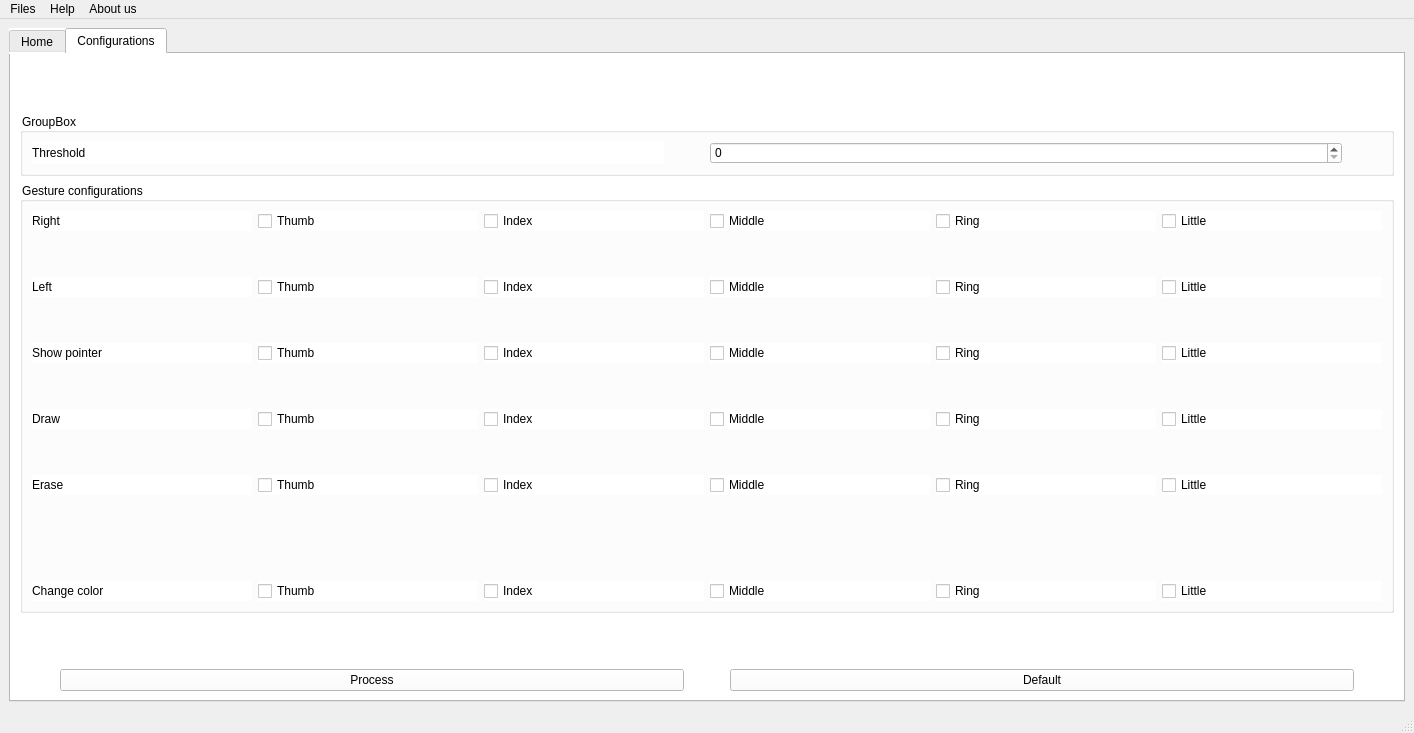
<?xml version="1.0" encoding="UTF-8"?>
<ui version="4.0">
 <class>MainWindow</class>
 <widget class="QMainWindow" name="MainWindow">
  <property name="geometry">
   <rect>
    <x>0</x>
    <y>0</y>
    <width>1414</width>
    <height>733</height>
   </rect>
  </property>
  <property name="windowTitle">
   <string>MainWindow</string>
  </property>
  <widget class="QWidget" name="centralwidget">
   <layout class="QGridLayout" name="gridLayout">
    <item row="0" column="0">
     <widget class="QTabWidget" name="tabWidget">
      <property name="sizePolicy">
       <sizepolicy hsizetype="Expanding" vsizetype="Expanding">
        <horstretch>0</horstretch>
        <verstretch>0</verstretch>
       </sizepolicy>
      </property>
      <property name="styleSheet">
       <string notr="true">background-color: rgb(255, 255, 255)</string>
      </property>
      <property name="currentIndex">
       <number>1</number>
      </property>
      <widget class="QWidget" name="Home">
       <attribute name="title">
        <string>Home</string>
       </attribute>
       <layout class="QHBoxLayout" name="horizontalLayout_3">
        <item>
         <widget class="QLabel" name="label_15">
          <property name="text">
           <string/>
          </property>
          <property name="pixmap">
           <pixmap>C:/Users/Billal/Pictures/Capture10.PNG</pixmap>
          </property>
          <property name="scaledContents">
           <bool>true</bool>
          </property>
         </widget>
        </item>
        <item>
         <layout class="QGridLayout" name="gridLayout_2">
          <item row="0" column="0">
           <widget class="QLabel" name="label">
            <property name="text">
             <string/>
            </property>
            <property name="pixmap">
             <pixmap>C:/Users/Billal/Downloads/undraw_Slider_re_ch7w.png</pixmap>
            </property>
            <property name="scaledContents">
             <bool>true</bool>
            </property>
           </widget>
          </item>
         </layout>
        </item>
       </layout>
      </widget>
      <widget class="QWidget" name="tab_2">
       <attribute name="title">
        <string>Configurations</string>
       </attribute>
       <layout class="QGridLayout" name="gridLayout_3">
        <item row="2" column="0">
         <widget class="QGroupBox" name="groupBox">
          <property name="title">
           <string>Gesture configurations</string>
          </property>
          <layout class="QGridLayout" name="gridLayout_4">
           <item row="0" column="0">
            <layout class="QGridLayout" name="gridLayout_11">
             <item row="1" column="0">
              <spacer name="verticalSpacer_7">
               <property name="orientation">
                <enum>Qt::Vertical</enum>
               </property>
               <property name="sizeType">
                <enum>QSizePolicy::Minimum</enum>
               </property>
               <property name="sizeHint" stdset="0">
                <size>
                 <width>20</width>
                 <height>40</height>
                </size>
               </property>
              </spacer>
             </item>
             <item row="9" column="0">
              <spacer name="verticalSpacer_8">
               <property name="orientation">
                <enum>Qt::Vertical</enum>
               </property>
               <property name="sizeType">
                <enum>QSizePolicy::Ignored</enum>
               </property>
               <property name="sizeHint" stdset="0">
                <size>
                 <width>20</width>
                 <height>40</height>
                </size>
               </property>
              </spacer>
             </item>
             <item row="3" column="0">
              <spacer name="verticalSpacer_10">
               <property name="orientation">
                <enum>Qt::Vertical</enum>
               </property>
               <property name="sizeType">
                <enum>QSizePolicy::Minimum</enum>
               </property>
               <property name="sizeHint" stdset="0">
                <size>
                 <width>20</width>
                 <height>40</height>
                </size>
               </property>
              </spacer>
             </item>
             <item row="7" column="0">
              <spacer name="verticalSpacer_11">
               <property name="orientation">
                <enum>Qt::Vertical</enum>
               </property>
               <property name="sizeType">
                <enum>QSizePolicy::Minimum</enum>
               </property>
               <property name="sizeHint" stdset="0">
                <size>
                 <width>20</width>
                 <height>40</height>
                </size>
               </property>
              </spacer>
             </item>
             <item row="5" column="0">
              <spacer name="verticalSpacer_12">
               <property name="orientation">
                <enum>Qt::Vertical</enum>
               </property>
               <property name="sizeType">
                <enum>QSizePolicy::Minimum</enum>
               </property>
               <property name="sizeHint" stdset="0">
                <size>
                 <width>20</width>
                 <height>40</height>
                </size>
               </property>
              </spacer>
             </item>
             <item row="10" column="0">
              <spacer name="verticalSpacer_13">
               <property name="orientation">
                <enum>Qt::Vertical</enum>
               </property>
               <property name="sizeType">
                <enum>QSizePolicy::Minimum</enum>
               </property>
               <property name="sizeHint" stdset="0">
                <size>
                 <width>20</width>
                 <height>40</height>
                </size>
               </property>
              </spacer>
             </item>
             <item row="4" column="0">
              <layout class="QHBoxLayout" name="horizontalLayout_18">
               <item>
                <widget class="QLabel" name="label_9">
                 <property name="sizePolicy">
                  <sizepolicy hsizetype="Preferred" vsizetype="Preferred">
                   <horstretch>0</horstretch>
                   <verstretch>0</verstretch>
                  </sizepolicy>
                 </property>
                 <property name="text">
                  <string>Show pointer</string>
                 </property>
                </widget>
               </item>
               <item>
                <widget class="QCheckBox" name="checkBox_31">
                 <property name="text">
                  <string>Thumb</string>
                 </property>
                </widget>
               </item>
               <item>
                <widget class="QCheckBox" name="checkBox_32">
                 <property name="text">
                  <string>Index</string>
                 </property>
                </widget>
               </item>
               <item>
                <widget class="QCheckBox" name="checkBox_33">
                 <property name="text">
                  <string>Middle</string>
                 </property>
                </widget>
               </item>
               <item>
                <widget class="QCheckBox" name="checkBox_34">
                 <property name="text">
                  <string>Ring</string>
                 </property>
                </widget>
               </item>
               <item>
                <widget class="QCheckBox" name="checkBox_35">
                 <property name="text">
                  <string>Little</string>
                 </property>
                </widget>
               </item>
              </layout>
             </item>
             <item row="11" column="0">
              <layout class="QHBoxLayout" name="horizontalLayout_19">
               <item>
                <widget class="QLabel" name="label_10">
                 <property name="sizePolicy">
                  <sizepolicy hsizetype="Preferred" vsizetype="Preferred">
                   <horstretch>0</horstretch>
                   <verstretch>0</verstretch>
                  </sizepolicy>
                 </property>
                 <property name="text">
                  <string>Change color</string>
                 </property>
                </widget>
               </item>
               <item>
                <widget class="QCheckBox" name="checkBox_36">
                 <property name="text">
                  <string>Thumb</string>
                 </property>
                </widget>
               </item>
               <item>
                <widget class="QCheckBox" name="checkBox_37">
                 <property name="text">
                  <string>Index</string>
                 </property>
                </widget>
               </item>
               <item>
                <widget class="QCheckBox" name="checkBox_38">
                 <property name="text">
                  <string>Middle</string>
                 </property>
                </widget>
               </item>
               <item>
                <widget class="QCheckBox" name="checkBox_39">
                 <property name="text">
                  <string>Ring</string>
                 </property>
                </widget>
               </item>
               <item>
                <widget class="QCheckBox" name="checkBox_40">
                 <property name="text">
                  <string>Little</string>
                 </property>
                </widget>
               </item>
              </layout>
             </item>
             <item row="0" column="0">
              <layout class="QHBoxLayout" name="horizontalLayout_20">
               <item>
                <widget class="QLabel" name="label_11">
                 <property name="sizePolicy">
                  <sizepolicy hsizetype="Preferred" vsizetype="Preferred">
                   <horstretch>0</horstretch>
                   <verstretch>0</verstretch>
                  </sizepolicy>
                 </property>
                 <property name="text">
                  <string>Right</string>
                 </property>
                </widget>
               </item>
               <item>
                <widget class="QCheckBox" name="checkBox_41">
                 <property name="text">
                  <string>Thumb</string>
                 </property>
                </widget>
               </item>
               <item>
                <widget class="QCheckBox" name="checkBox_42">
                 <property name="text">
                  <string>Index</string>
                 </property>
                </widget>
               </item>
               <item>
                <widget class="QCheckBox" name="checkBox_43">
                 <property name="text">
                  <string>Middle</string>
                 </property>
                </widget>
               </item>
               <item>
                <widget class="QCheckBox" name="checkBox_44">
                 <property name="text">
                  <string>Ring</string>
                 </property>
                </widget>
               </item>
               <item>
                <widget class="QCheckBox" name="checkBox_45">
                 <property name="text">
                  <string>Little</string>
                 </property>
                </widget>
               </item>
              </layout>
             </item>
             <item row="6" column="0">
              <layout class="QHBoxLayout" name="horizontalLayout_21">
               <item>
                <widget class="QLabel" name="label_12">
                 <property name="sizePolicy">
                  <sizepolicy hsizetype="Preferred" vsizetype="Preferred">
                   <horstretch>0</horstretch>
                   <verstretch>0</verstretch>
                  </sizepolicy>
                 </property>
                 <property name="text">
                  <string>Draw</string>
                 </property>
                </widget>
               </item>
               <item>
                <widget class="QCheckBox" name="checkBox_46">
                 <property name="text">
                  <string>Thumb</string>
                 </property>
                </widget>
               </item>
               <item>
                <widget class="QCheckBox" name="checkBox_47">
                 <property name="text">
                  <string>Index</string>
                 </property>
                </widget>
               </item>
               <item>
                <widget class="QCheckBox" name="checkBox_48">
                 <property name="text">
                  <string>Middle</string>
                 </property>
                </widget>
               </item>
               <item>
                <widget class="QCheckBox" name="checkBox_49">
                 <property name="text">
                  <string>Ring</string>
                 </property>
                </widget>
               </item>
               <item>
                <widget class="QCheckBox" name="checkBox_50">
                 <property name="text">
                  <string>Little</string>
                 </property>
                </widget>
               </item>
              </layout>
             </item>
             <item row="2" column="0">
              <layout class="QHBoxLayout" name="horizontalLayout_22">
               <item>
                <widget class="QLabel" name="label_13">
                 <property name="sizePolicy">
                  <sizepolicy hsizetype="Preferred" vsizetype="Preferred">
                   <horstretch>0</horstretch>
                   <verstretch>0</verstretch>
                  </sizepolicy>
                 </property>
                 <property name="text">
                  <string>Left</string>
                 </property>
                </widget>
               </item>
               <item>
                <widget class="QCheckBox" name="checkBox_51">
                 <property name="text">
                  <string>Thumb</string>
                 </property>
                </widget>
               </item>
               <item>
                <widget class="QCheckBox" name="checkBox_52">
                 <property name="text">
                  <string>Index</string>
                 </property>
                </widget>
               </item>
               <item>
                <widget class="QCheckBox" name="checkBox_53">
                 <property name="text">
                  <string>Middle</string>
                 </property>
                </widget>
               </item>
               <item>
                <widget class="QCheckBox" name="checkBox_54">
                 <property name="text">
                  <string>Ring</string>
                 </property>
                </widget>
               </item>
               <item>
                <widget class="QCheckBox" name="checkBox_55">
                 <property name="text">
                  <string>Little</string>
                 </property>
                </widget>
               </item>
              </layout>
             </item>
             <item row="8" column="0">
              <layout class="QHBoxLayout" name="horizontalLayout_23">
               <item>
                <widget class="QLabel" name="label_14">
                 <property name="sizePolicy">
                  <sizepolicy hsizetype="Preferred" vsizetype="Preferred">
                   <horstretch>0</horstretch>
                   <verstretch>0</verstretch>
                  </sizepolicy>
                 </property>
                 <property name="text">
                  <string>Erase</string>
                 </property>
                </widget>
               </item>
               <item>
                <widget class="QCheckBox" name="checkBox_56">
                 <property name="text">
                  <string>Thumb</string>
                 </property>
                </widget>
               </item>
               <item>
                <widget class="QCheckBox" name="checkBox_57">
                 <property name="text">
                  <string>Index</string>
                 </property>
                </widget>
               </item>
               <item>
                <widget class="QCheckBox" name="checkBox_58">
                 <property name="text">
                  <string>Middle</string>
                 </property>
                </widget>
               </item>
               <item>
                <widget class="QCheckBox" name="checkBox_59">
                 <property name="text">
                  <string>Ring</string>
                 </property>
                </widget>
               </item>
               <item>
                <widget class="QCheckBox" name="checkBox_60">
                 <property name="text">
                  <string>Little</string>
                 </property>
                </widget>
               </item>
              </layout>
             </item>
            </layout>
           </item>
          </layout>
         </widget>
        </item>
        <item row="1" column="0">
         <widget class="QGroupBox" name="groupBox_3">
          <property name="title">
           <string>GroupBox</string>
          </property>
          <layout class="QGridLayout" name="gridLayout_5">
           <item row="0" column="0">
            <layout class="QHBoxLayout" name="horizontalLayout_17">
             <item>
              <widget class="QLabel" name="label_8">
               <property name="sizePolicy">
                <sizepolicy hsizetype="Preferred" vsizetype="Preferred">
                 <horstretch>0</horstretch>
                 <verstretch>0</verstretch>
                </sizepolicy>
               </property>
               <property name="text">
                <string>Threshold</string>
               </property>
              </widget>
             </item>
             <item>
              <spacer name="horizontalSpacer_2">
               <property name="orientation">
                <enum>Qt::Horizontal</enum>
               </property>
               <property name="sizeType">
                <enum>QSizePolicy::Minimum</enum>
               </property>
               <property name="sizeHint" stdset="0">
                <size>
                 <width>40</width>
                 <height>20</height>
                </size>
               </property>
              </spacer>
             </item>
             <item>
              <widget class="QSpinBox" name="spinBox">
               <property name="maximum">
                <number>100000</number>
               </property>
              </widget>
             </item>
             <item>
              <spacer name="horizontalSpacer">
               <property name="orientation">
                <enum>Qt::Horizontal</enum>
               </property>
               <property name="sizeType">
                <enum>QSizePolicy::Maximum</enum>
               </property>
               <property name="sizeHint" stdset="0">
                <size>
                 <width>40</width>
                 <height>20</height>
                </size>
               </property>
              </spacer>
             </item>
            </layout>
           </item>
          </layout>
         </widget>
        </item>
        <item row="4" column="0">
         <layout class="QHBoxLayout" name="horizontalLayout_2">
          <item>
           <spacer name="horizontalSpacer_4">
            <property name="orientation">
             <enum>Qt::Horizontal</enum>
            </property>
            <property name="sizeType">
             <enum>QSizePolicy::Minimum</enum>
            </property>
            <property name="sizeHint" stdset="0">
             <size>
              <width>40</width>
              <height>20</height>
             </size>
            </property>
           </spacer>
          </item>
          <item>
           <widget class="QPushButton" name="pushButton_2">
            <property name="text">
             <string>Process</string>
            </property>
           </widget>
          </item>
          <item>
           <spacer name="horizontalSpacer_3">
            <property name="orientation">
             <enum>Qt::Horizontal</enum>
            </property>
            <property name="sizeType">
             <enum>QSizePolicy::Minimum</enum>
            </property>
            <property name="sizeHint" stdset="0">
             <size>
              <width>40</width>
              <height>20</height>
             </size>
            </property>
           </spacer>
          </item>
          <item>
           <widget class="QPushButton" name="pushButton">
            <property name="text">
             <string>Default</string>
            </property>
           </widget>
          </item>
          <item>
           <spacer name="horizontalSpacer_5">
            <property name="orientation">
             <enum>Qt::Horizontal</enum>
            </property>
            <property name="sizeType">
             <enum>QSizePolicy::Minimum</enum>
            </property>
            <property name="sizeHint" stdset="0">
             <size>
              <width>40</width>
              <height>20</height>
             </size>
            </property>
           </spacer>
          </item>
         </layout>
        </item>
        <item row="0" column="0">
         <spacer name="verticalSpacer_9">
          <property name="orientation">
           <enum>Qt::Vertical</enum>
          </property>
          <property name="sizeHint" stdset="0">
           <size>
            <width>20</width>
            <height>40</height>
           </size>
          </property>
         </spacer>
        </item>
        <item row="3" column="0">
         <spacer name="verticalSpacer_14">
          <property name="orientation">
           <enum>Qt::Vertical</enum>
          </property>
          <property name="sizeHint" stdset="0">
           <size>
            <width>20</width>
            <height>40</height>
           </size>
          </property>
         </spacer>
        </item>
       </layout>
      </widget>
     </widget>
    </item>
   </layout>
  </widget>
  <widget class="QMenuBar" name="menubar">
   <property name="geometry">
    <rect>
     <x>0</x>
     <y>0</y>
     <width>1414</width>
     <height>21</height>
    </rect>
   </property>
   <widget class="QMenu" name="menuFiles">
    <property name="title">
     <string>Files</string>
    </property>
    <addaction name="actionOpen"/>
    <addaction name="actionExit"/>
   </widget>
   <widget class="QMenu" name="menuHelp">
    <property name="title">
     <string>Help</string>
    </property>
   </widget>
   <widget class="QMenu" name="menuAbout_us">
    <property name="title">
     <string>About us</string>
    </property>
   </widget>
   <addaction name="menuFiles"/>
   <addaction name="menuHelp"/>
   <addaction name="menuAbout_us"/>
  </widget>
  <widget class="QStatusBar" name="statusbar"/>
  <action name="actionOpen">
   <property name="text">
    <string>Open Folder</string>
   </property>
  </action>
  <action name="actionExit">
   <property name="text">
    <string>Exit</string>
   </property>
  </action>
 </widget>
 <tabstops>
  <tabstop>tabWidget</tabstop>
 </tabstops>
 <resources/>
 <connections/>
</ui>
